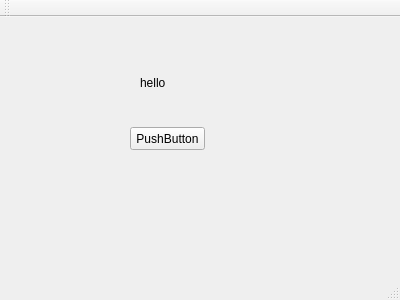
<?xml version="1.0" encoding="UTF-8"?>
<ui version="4.0">
 <class>MainWindow</class>
 <widget class="QMainWindow" name="MainWindow">
  <property name="geometry">
   <rect>
    <x>0</x>
    <y>0</y>
    <width>400</width>
    <height>300</height>
   </rect>
  </property>
  <property name="windowTitle">
   <string>MainWindow</string>
  </property>
  <widget class="QWidget" name="centralWidget">
   <widget class="QLabel" name="label">
    <property name="geometry">
     <rect>
      <x>140</x>
      <y>60</y>
      <width>54</width>
      <height>12</height>
     </rect>
    </property>
    <property name="text">
     <string>hello</string>
    </property>
   </widget>
   <widget class="QPushButton" name="pushButton">
    <property name="geometry">
     <rect>
      <x>130</x>
      <y>110</y>
      <width>75</width>
      <height>23</height>
     </rect>
    </property>
    <property name="text">
     <string>PushButton</string>
    </property>
    <property name="checkable">
     <bool>true</bool>
    </property>
   </widget>
  </widget>
  <widget class="QMenuBar" name="menuBar">
   <property name="geometry">
    <rect>
     <x>0</x>
     <y>0</y>
     <width>400</width>
     <height>23</height>
    </rect>
   </property>
  </widget>
  <widget class="QToolBar" name="mainToolBar">
   <attribute name="toolBarArea">
    <enum>TopToolBarArea</enum>
   </attribute>
   <attribute name="toolBarBreak">
    <bool>false</bool>
   </attribute>
  </widget>
  <widget class="QStatusBar" name="statusBar"/>
 </widget>
 <layoutdefault spacing="6" margin="11"/>
 <resources/>
 <connections/>
</ui>
